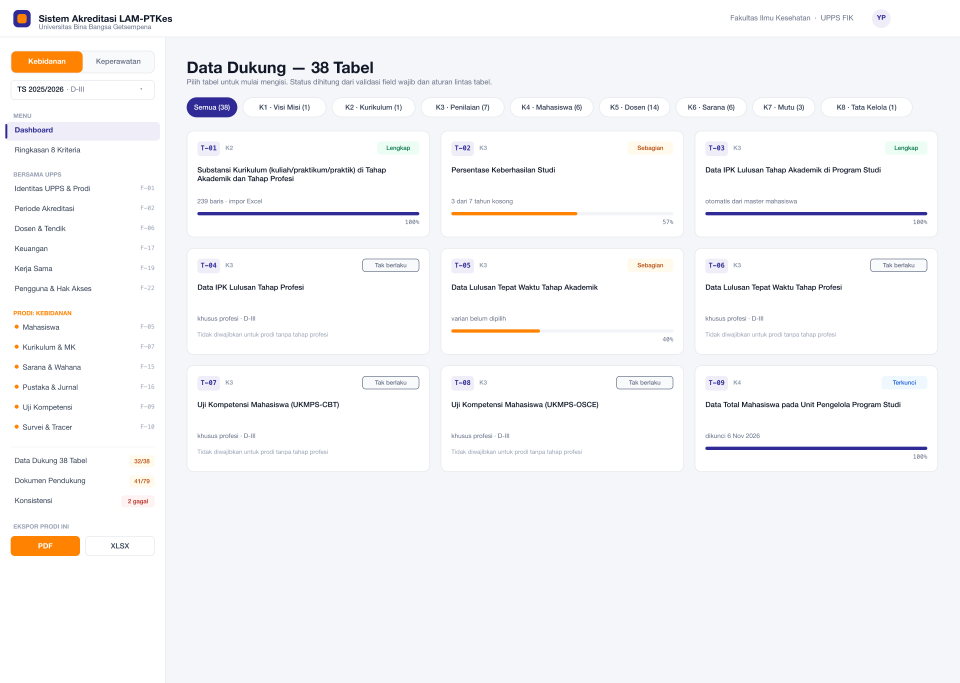
#> input picture desain/png/02 · Data Dukung.png, 2880 x 2048 px (shown at 1/3 size)
$ python measure_rows.py 'png/02 · Data Dukung.png' 3
#> lines starting #> are read from the running program, lines starting #| are printed output that depends on the picture
"""Measure icon ink vs text ink centres from a real render, per sidebar row."""
import sys
from PIL import Image

import numpy as np


def ink_bbox(img, x0, x1, y0, y1, thresh=200):
    a = np.asarray(img.convert("L"))[y0:y1, x0:x1]
    mask = a < thresh
    ys, xs = np.nonzero(mask)
    if len(ys) == 0:
        return None
    return (x0 + xs.min(), y0 + ys.min(), x0 + xs.max(), y0 + ys.max())


def report(path, scale=3):
    img = Image.open(path)
    W, H = img.size
    # icon column: frame x 22..38 ; label column 44..200 (page units)
    rows = []
    for y0 in range(0, H, 1):
        pass  # placeholder

    return img


def row_centres(path, scale=3, icon_x=(22, 40), label_x=(44, 210), y_start=150, y_end=800,
                step_px=8):
    img = Image.open(path).convert("L")
    a = np.asarray(img)
    out = []
    for y in range(y_start * scale, y_end * scale, step_px):
        pass
    return out


if __name__ == "__main__":
    path = sys.argv[1]
    scale = int(sys.argv[2]) if len(sys.argv) > 2 else 3
    img = Image.open(path).convert("L")
    a = np.asarray(img)
    H, W = a.shape
#> H = 2048; W = 2880

    # ink presence per row inside each column band
    def band(x0, x1):
        sub = a[:, x0 * scale:x1 * scale]
        return (sub < 190).sum(axis=1)

    ic = band(22, 40)
#> ic = 2048 values, max 54 at index 154, min 0 at index 0, mean 6.9
    lb = band(44, 210)
#> call 2 of band, with x0 = 44, x1 = 210
#> in band (call 2), `sub = a[:, x0 * scale:x1 * scale]`:
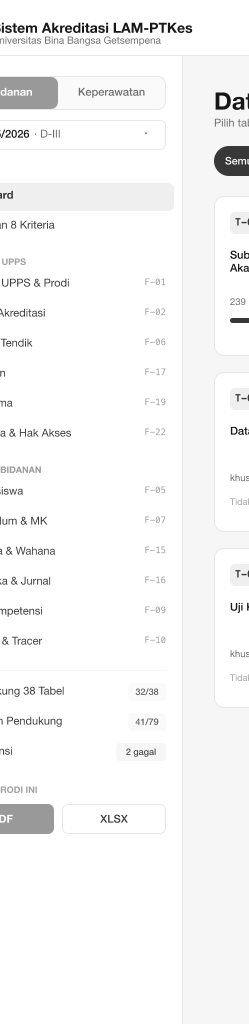
#> sub: shape (2048, 498) (shown at 1/2 size); min 23, max 255, mean 246.9
#> lb = 2048 values, max 236 at index 53, min 0 at index 0, mean 18.9

    # segment into text lines using the label band
    on = lb > 0
    lines = []
    y = 150 * scale
    while y < 800 * scale:
#> (the run stopped early here; a loop or call above may not have finished)

$ run again, on desain/png/03 · Form Tabel 5.png
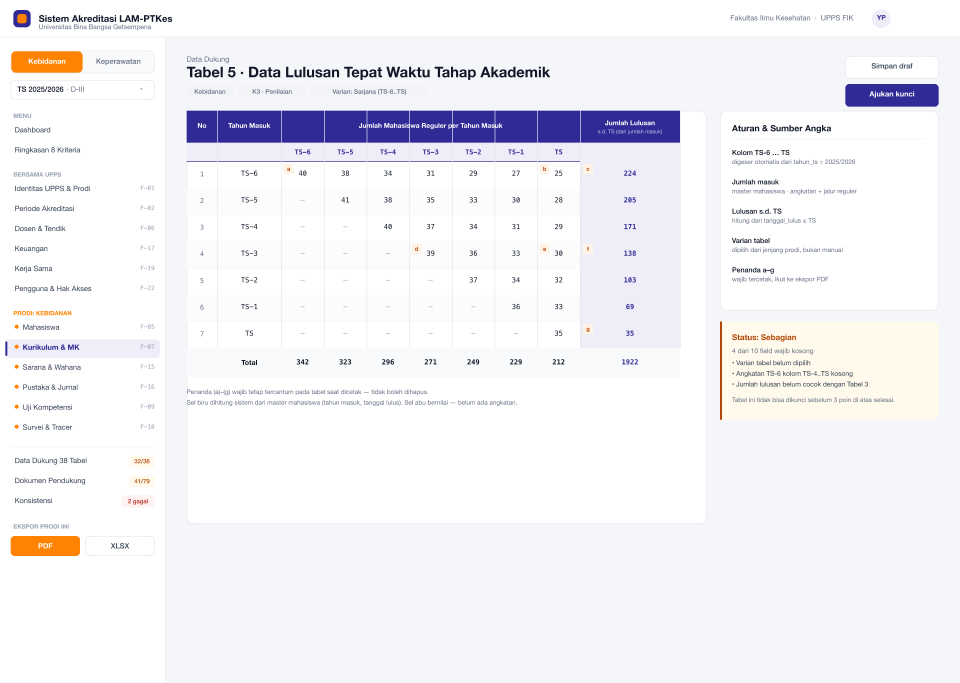
#> input picture desain/png/03 · Form Tabel 5.png, 2880 x 2048 px (shown at 1/3 size)
#> `img = Image.open(path).convert("L")`:
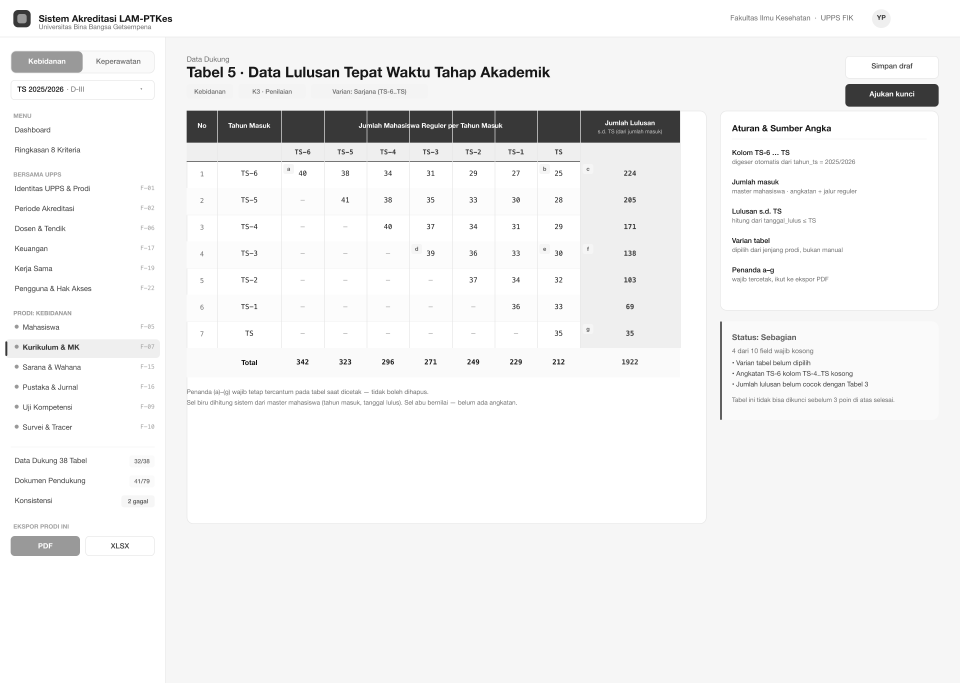
#> img: PIL image 2880x2048 L (shown at 1/3 size); min 23, max 255, mean 242
#> ic = 2048 values, max 54 at index 154, min 0 at index 0, mean 6.91
#> in band (call 2), `sub = a[:, x0 * scale:x1 * scale]`:
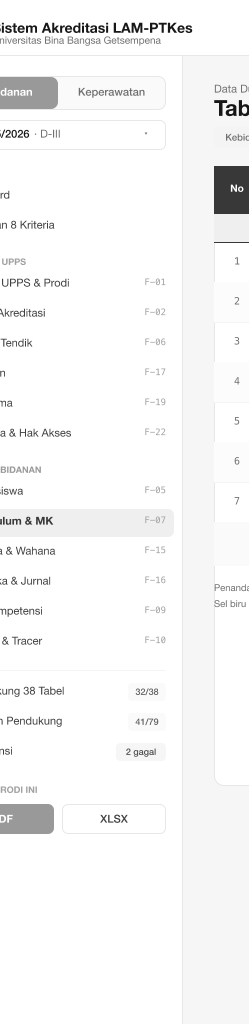
#> sub: shape (2048, 498) (shown at 1/2 size); min 23, max 255, mean 246.7
#> lb = 2048 values, max 236 at index 53, min 0 at index 0, mean 19.77

$ run again, on desain/png/04 · Sidebar State.png
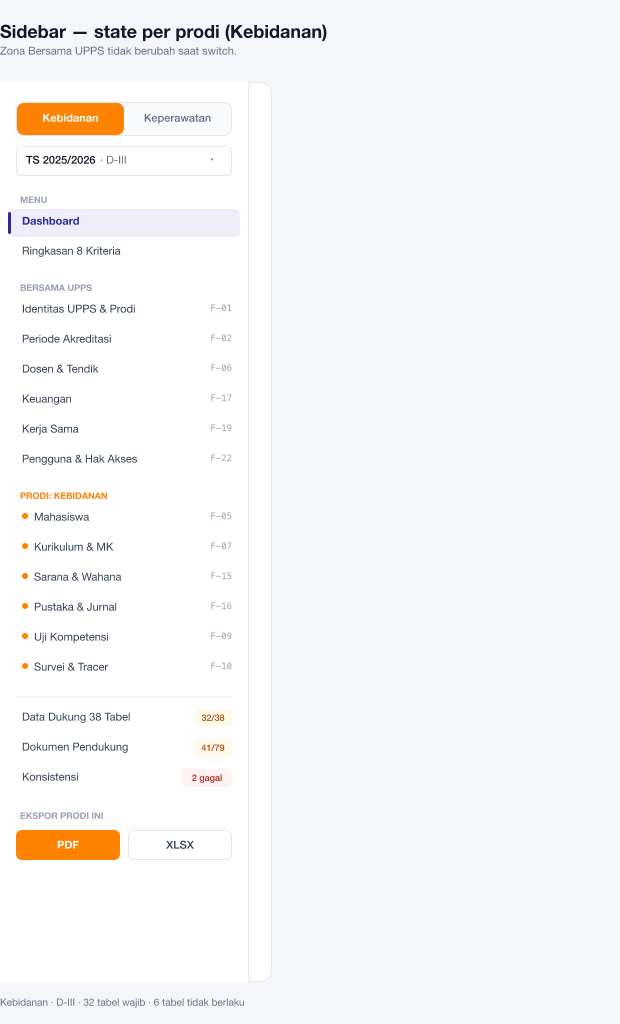
#> input picture desain/png/04 · Sidebar State.png, 1240 x 2048 px (shown at 1/2 size)
#> ic = 2048 values, max 54 at index 206, min 0 at index 0, mean 6.79
#> in band (call 2), `sub = a[:, x0 * scale:x1 * scale]`:
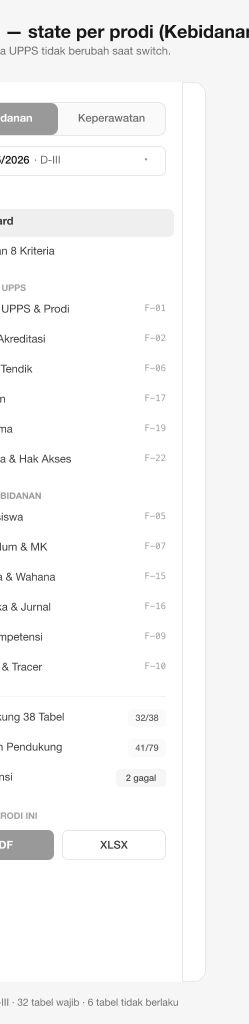
#> sub: shape (2048, 498) (shown at 1/2 size); min 23, max 255, mean 247.1
#> lb = 2048 values, max 302 at index 59, min 0 at index 0, mean 16.75
